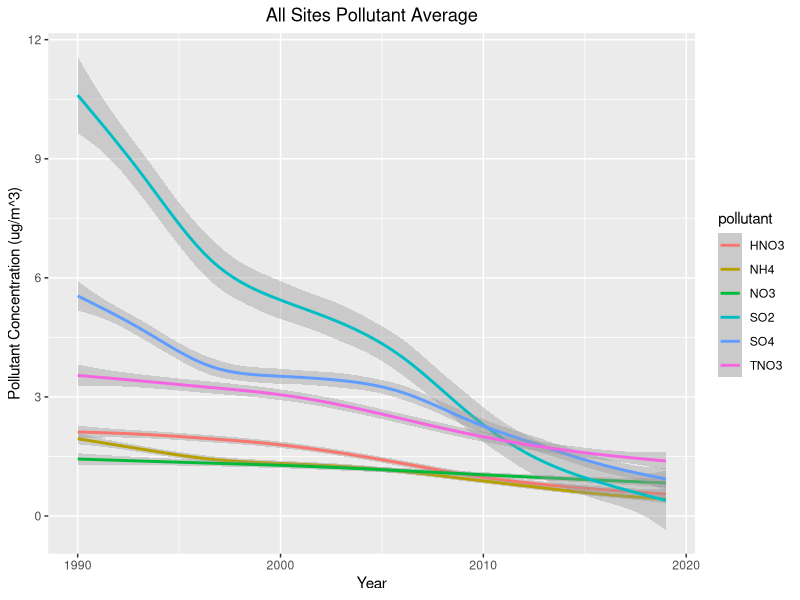

This chart was generated by the following R code:
library(ggplot2)
library(tidyr)

#classifying data based on location and site type
site_state <- c("TEXAS", "ILLINOIS", "ILLINOIS", "MICHIGAN", "ILLINOIS", "PENNSYLVANIA",
                "PENNSYLVANIA", "TEXAS", "NORTH CAROLINA", "ILLINOIS", "KENTUCKY", "KENTUCKY",
                "NORTH CAROLINA", "NORTH CAROLINA", "NORTH CAROLINA", "OHIO", "OHIO", "NORTH CAROLINA",
                "COLORADO", "MICHIGAN", "PENNSYLVANIA", "KANSAS", "KANSAS", "KENTUCKY",
                "PENNSYLVANIA", "OHIO", "KENTUCKY", "KENTUCKY", "KENTUCKY", "COLORADO",
                "PENNSYLVANIA", "OHIO", "TEXAS", "KENTUCKY", "NORTH CAROLINA", "WISCONSIN",
                "PENNSYLVANIA", "OHIO", "MICHIGAN", "COLORADO", "COLORADO", "NORTH CAROLINA",
                "INDIANA", "ILLINOIS", "MICHIGAN", "INDIANA", "MINNESOTA", "MICHIGAN",
                "SOUTH DAKOTA", "CALIFORNIA", "CALIFORNIA", "FLORIDA", "CALIFORNIA", "FLORIDA")

site_id <- c("ALC188", "ALH157", "ALH257", "ANA115", "ANL146", "ARE128",
             "ARE228", "BBE401", "BFT142", "BVL130", "CDZ171", "CKT136",
             "CND125", "COW005", "COW137", "DCP114", "DCP214", "DUK008",
             "GTH161", "HOX148", "KEF112", "KIC003", "KNZ184", "LCW121",
             "LRL117", "LYK123", "MAC426", "MCK131", "MCK231", "MEV405",
             "MKG113", "OXF122", "PAL190", "PBF129", "PNF126", "PRK134",
             "PSU106", "QAK172", "RED004", "ROM206", "ROM406", "RTP101",
             "SAL133", "STK138", "UVL124", "VIN140", "VOY413", "WEL149",
             "WNC429", "PIN414", "JOT403", "IRL141", "DEV412", "EVE419")
# Site types: 1 - natural, a less habited area, away from major population centers
#             2 - urban, near a major city or high population area
#             3 - coastal, near an ocean
#             4 - agricultural

site_type <- c(1, 4, 4, 1, 2, 4, 
               4, 1, 3, 4, 4, 4,
               2, 1, 1, 1, 4, 1,
               1, 1, 2, 2, 2, 4,
               2, 4, 4, 2, 4, 1,
               1, 4, 4, 4, 1, 2,
               3, 2, 1, 1, 1, 2,
               4, 2, 4, 3, 1, 2,
               4, 3, 2, 3, 2, 3)
#Reading data from file
site_info <- data.frame(site_state, site_id, site_type)
AllSiteData <- read.csv("AnnualConcentrationsNew.csv")

#Filtering data based on selected sites
Site1 <- AllSiteData[(AllSiteData$SITE_ID %in% site_info$site_id),]
Site1 <- Site1[order(Site1$YEAR),]
names(Site1) <- c("ID", "Year", "StartDate", "EndDate", "SO2", "SO4", "NO3", "HNO3", "TNO3", "NH4")
Site1_melt <- tidyr::gather(Site1, pollutant, value, SO2:NH4)

#Creating plot
Site1plot <- ggplot(Site1_melt, aes(x = Year, y = value, color = pollutant)) + 
  geom_smooth(na.rm = TRUE) + xlab('Year') + ylab('Pollutant Concentration (ug/m^3)') + 
  theme(plot.title = element_text(hjust = 0.5))
Site1plot <- Site1plot + labs(title = "All Sites Pollutant Average")
Site1plot